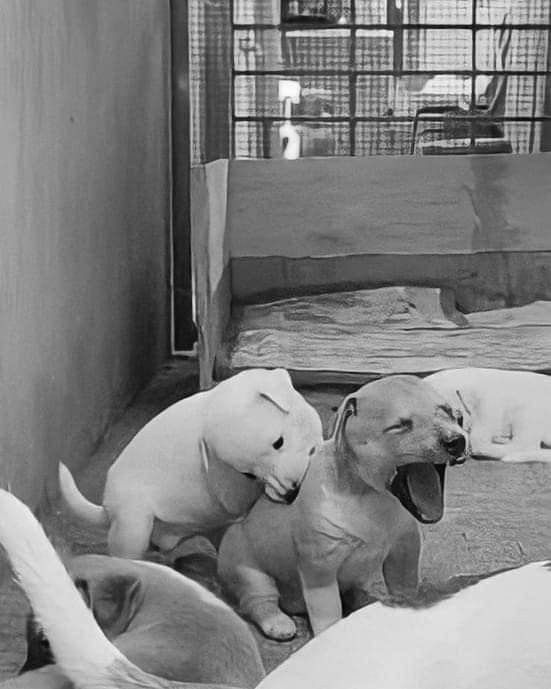
#> input picture T1/image (1).png, 551 x 689 px
$ python afin.py
#> lines starting #> are read from the running program, lines starting #| are printed output that depends on the picture

# Alumno: Raul Emiliano Labonne Arizmendi
# Tarea 1
# Procesamiento Digital de Imagenes
# Ejercicio 3


import numpy as np
from PIL import Image
import math as m


# Cargamos una imagen (Cambiar el nombre del parametro)
imagen =  Image.open('image (1).png').convert('L')
#imagen =  Image.open('image.png').convert('L')
img_array = np.array(imagen)

# Dimensiones de la imagen
alto, ancho = img_array.shape
#> alto = 689; ancho = 551
# El lienzo debe ser el doble de grande de la imagen
alto_dest, ancho_dest = alto *2, ancho*2
#> alto_dest = 1378; ancho_dest = 1102
# La imagen final
destino =  np.zeros((alto_dest, ancho_dest), dtype=np.uint8)


def afin (x,y, grados, a_min = np.min(img_array), a_max = np.max(img_array)):

    # Obtenemos los valores maximos y minimos de la imagen
#> called with x = 1000, y = 200, grados = 270, a_min = 0, a_max = 100
    a_l = np.min(img_array)
#> a_l = 0
    a_h = np.max(img_array)
#> a_h = 253

    # Con esto evitamos divisiones entre 0
    if a_h != a_l:
        alpha =  (a_max - a_min) / (a_h - a_l)
#> alpha = 0.395
    else:
        alpha = 1.0

    # Beta
    beta = a_min - (a_l * alpha)
#> beta = 0

    theta = m.radians(grados)

    # Matriz afin para traslacion, rotacion e intensidad
    arr = np.array([
        [m.cos(theta), -m.sin(theta), 0, y],
        [m.sin(theta),m.cos(theta), 0, x],
        [0,0,alpha, beta],
        [0,0,0,1]
    ])
#> arr = [[-1.84e-16, 1, 0, 200], [-1, -1.84e-16, 0, 1000], [0, 0, 0.395, 0], [0, 0, 0, 1]]

    # Obtenemos la inversa para hacer un mapeo hacia atras
    inversa = np.linalg.inv(arr)
#> inversa = [[-1.84e-16, -1, 0, 1000], [1, -1.84e-16, 0, -200], [0, 0, 2.53, 0], [0, 0, 0, 1]]

    # Obtenemos indices
    y_dest, x_dest = np.indices((alto_dest, ancho_dest))

    # Creamos los vectores que seran asociados a los pixeles mapeados en nuestra imagen transformada
    coords_destino = np.stack([
        x_dest.flatten(),
        y_dest.flatten(),
        np.zeros(ancho_dest * alto_dest), # La intensidad
        np.ones(alto_dest * ancho_dest) # La homogenea
    ])

    # Realizamos el producto de la matriz
    coords_origen = inversa @ coords_destino

    # Redondeamos los valores a numeros enteros, con el fin de evitar decimales
    x_origen = np.round(coords_origen[0, :]).astype(int)
    y_origen = np.round(coords_origen[1, :]).astype(int)

    # Nos ayudara a mantener los pixeles dentro de la region de la imagen transformada.
    mascara_validos = (x_origen >= 0) & (x_origen < ancho) & (y_origen >= 0) & (y_origen < alto)

    # Validamos las coordenadas con la mascara
    x_val = x_origen[mascara_validos]
    y_val = y_origen[mascara_validos]

    # Obtenemos los valores de intensidad originales
    intensidad_original = img_array[y_val, x_val]

    # Organizamos el vector
    vectores = np.stack([
        x_val,
        y_val,
        intensidad_original,
        np.ones(len(x_val))
    ])

    # Realizamos un producto directo con la matriz afin para los valores de intensidad
    v_destino = arr @ vectores

    # Recuperamos unicamente los valores de intensidad obtenidos
    intensidad_aplicada = v_destino[2,:]

    # equivalencia a las condiciones de z <= al y z >= ah
    intensidad_aplicada = np.clip(intensidad_aplicada, a_min, a_max)

    # Generamos un arreglo plano, es decir de una dimension
    img_plano = destino.flatten()

    # Aplicamos la intensidad
    img_plano[mascara_validos] = intensidad_aplicada

    # Volvemos a la matriz
    img_destino = img_plano.reshape((alto_dest, ancho_dest))

    # Guardamos la matriz
    img = Image.fromarray(img_destino, mode='L')
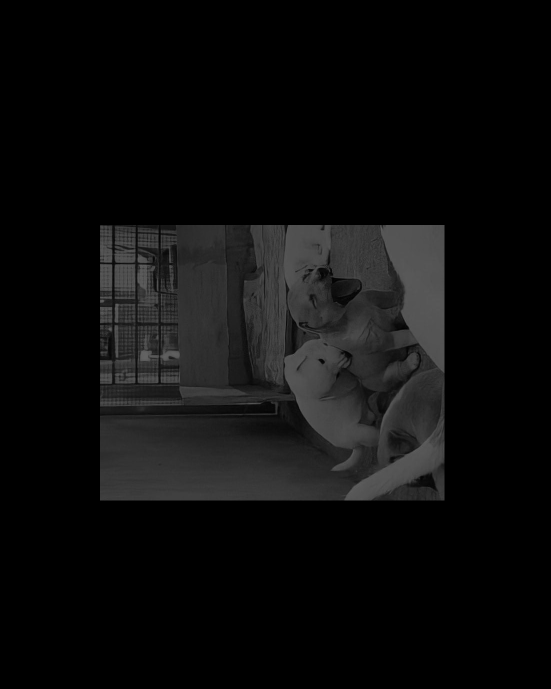
#> img: PIL image 1102x1378 L (shown at 1/2 size); min 0, max 100, mean 12.6
    img.save('imagenAlterada.png')

    return


afin(1000, 200, 270, 0, 100 )

$ run again, with T1/image.png copied over T1/image (1).png
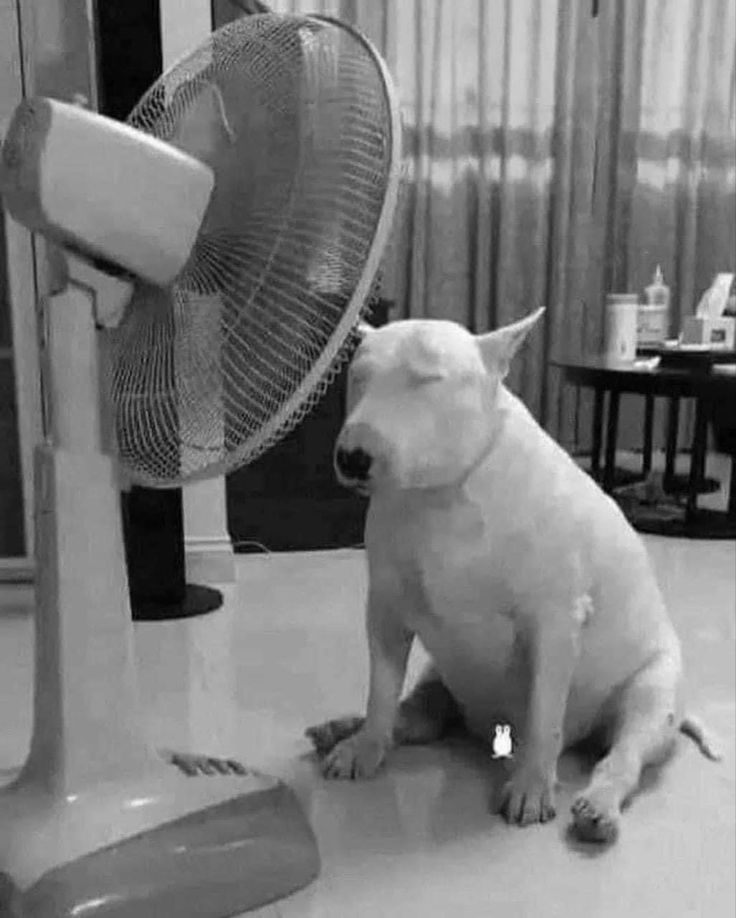
#> input picture T1/image.png, 736 x 918 px
#> a_l = 0
#> a_h = 254
#> alpha = 0.394
#> beta = 0
#> arr = [[-1.84e-16, 1, 0, 200], [-1, -1.84e-16, 0, 1000], [0, 0, 0.394, 0], [0, 0, 0, 1]]
#> inversa = [[-1.84e-16, -1, 0, 1000], [1, -1.84e-16, 0, -200], [0, 0, 2.54, 0], [0, 0, 0, 1]]
#> in afin, `img = Image.fromarray(img_destino, mode='L')`:
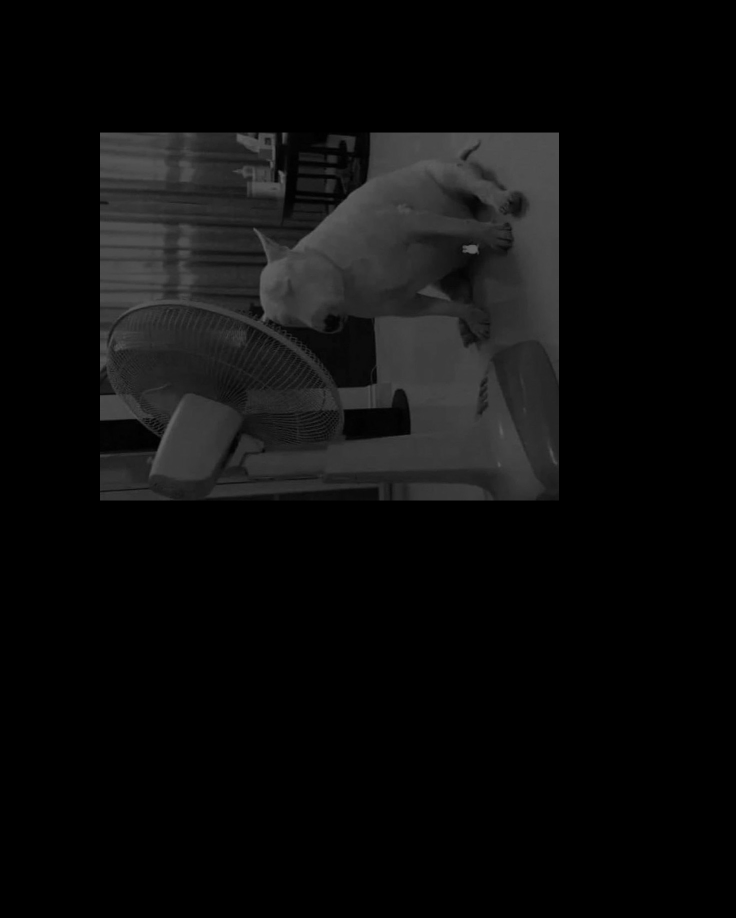
#> img: PIL image 1472x1836 L (shown at 1/2 size); min 0, max 100, mean 11.8
